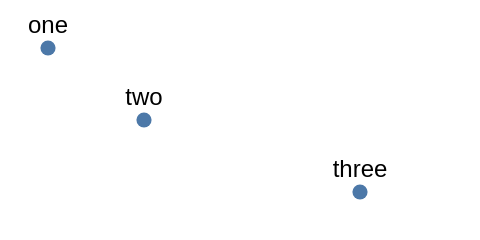

Vega-Lite specification for this chart:
### Vega specification from a JSON file in a GitHub repository (floating-point values rounded to 4 significant figures)
{"width": 200, "height": 100, "data": [{"name": "p", "values": [{"x": 20, "y": 20, "t": "one"}, {"x": 60, "y": 50, "t": "two"}, {"x": 150, "y": 80, "t": "three"}]}], "marks": [{"type": "symbol", "name": "dots", "from": {"data": "p"}, "encode": {"enter": {"x": {"field": "x"}, "y": {"field": "y"}, "size": {"value": 40}}}}, {"type": "text", "from": {"data": "dots"}, "encode": {"enter": {"text": {"field": "datum.t"}, "fontSize": {"value": 10}}}, "transform": [{"type": "label", "size": {"signal": "[width, height]"}, "anchor": ["top", "bottom", "right", "left"], "offset": {"signal": "null"}}]}]}
